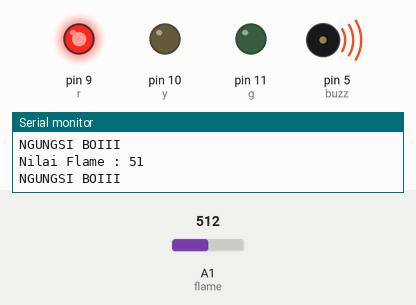
Simulated run of this sketch. Board: Arduino Uno, built with avr-gcc and run on an emulated ATmega328P. On the bench: output pins drawn as LEDs (lit = HIGH), buzzer (waves = sounding, pin HIGH), the last lines printed to the serial monitor. The test bench sets the inputs (shaded band); at power-on: A1 (flame) = 512.

Above: at 1.25 s.
1.3 s: A1 (flame) set to 526
At 1.9 s:
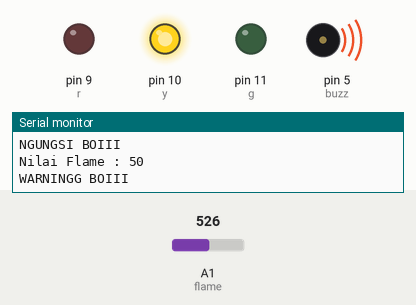
4.3 s: A1 (flame) set to 811
7.3 s: A1 (flame) set to 846
At 7.8 s:
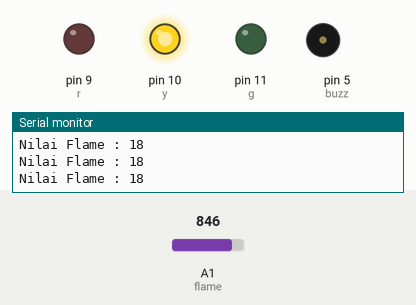
10.3 s: A1 (flame) set to 511
At 10.71 s:
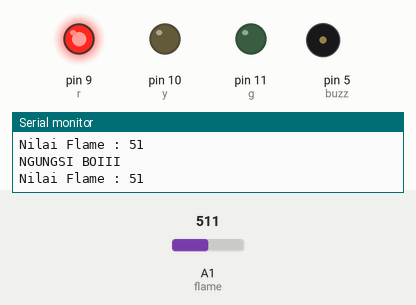
13.3 s: A1 (flame) set to 1023
At 14.4 s:
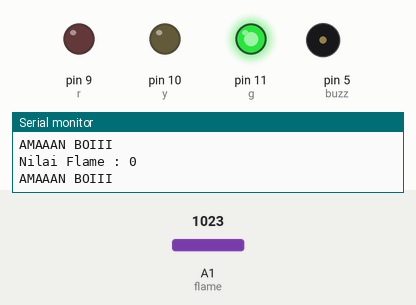
15.1 s: A1 (flame) set to 716
At 15.6 s:
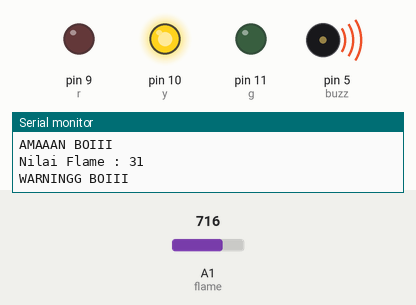
Timing chart, 0 to 19.1 s (numbered marks = the images above; inputs shaded):
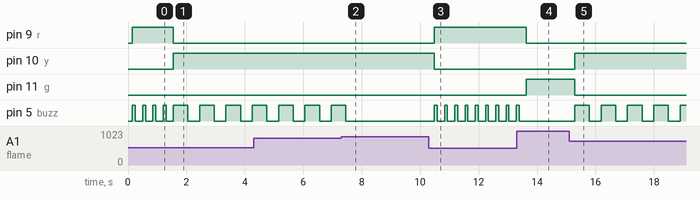

Measured:
- the behaviour switches between 518 and 519 on A1 (flame) (found by bisection; images 0 and 1)
- the behaviour switches between 827 and 828 on A1 (flame) (found by bisection; images 1 and 2)
- after the input at 1.3 s, pin 9 (r): HIGH → LOW after 0.25 s; pin 10 (y): LOW → HIGH after 0.25 s
- after the input at 7.3 s, pin 5 (buzz): goes on until 7.5 s, then stays LOW
- after the input at 10.3 s, pin 9 (r): LOW → HIGH after 0.18 s; pin 10 (y): HIGH → LOW after 0.18 s; pin 5 (buzz): alternates HIGH for 0.10 s and LOW for 0.25 s, starting after 0.18 s
- after the input at 13.3 s, pin 9 (r): HIGH → LOW after 0.34 s; pin 11 (g): LOW → HIGH after 0.34 s; pin 5 (buzz): goes on until 13.4 s, then stays LOW
- after the input at 15.1 s, pin 10 (y): LOW → HIGH after 0.20 s; pin 11 (g): HIGH → LOW after 0.20 s; pin 5 (buzz): alternates HIGH for 0.50 s and LOW for 0.40 s, starting after 0.20 s
- by itself, pin 5 (buzz): alternates HIGH for 0.50 s and LOW for 0.40 s

The sketch:

1.sensor_flame.ino
```cpp
int flame = A1;
int buzz = 5;
int r = 9;
int y = 10;
int g = 11;


void setup() {
  // put your setup code here, to run once:
pinMode(5, OUTPUT);
Serial.begin(9600);

pinMode(r, OUTPUT);
pinMode(y, OUTPUT);
pinMode(g, OUTPUT);
}

void loop() {
  // put your main code here, to run repeatedly:
  int vflame = analogRead(flame);
  vflame = map(vflame,22,1016,100,0);
  Serial.print("Nilai Flame : ");
  Serial.print(vflame);
  Serial.println();

  if(vflame == 0){
    delay(150);
    Serial.println("AMAAAN BOIII");
    digitalWrite(buzz, LOW);
    digitalWrite(r, LOW);
    digitalWrite(y, LOW);
    digitalWrite(g, HIGH);
  } else if (vflame >= 20 && vflame <=50){
    delay(150);
    Serial.println("WARNINGG BOIII");
    digitalWrite(r, LOW);
    digitalWrite(y, HIGH);
    digitalWrite(g, LOW);
    digitalWrite(buzz, HIGH);
    delay(500);
    digitalWrite(buzz, LOW);
    delay(250);
  } else if (vflame > 50){
    delay(150);
    Serial.println("NGUNGSI BOIII");
    digitalWrite(r, HIGH);
    digitalWrite(y, LOW);
    digitalWrite(g, LOW);
    digitalWrite(buzz, HIGH);
    delay(100);
    digitalWrite(buzz, LOW);
    delay(100);
  }

/*
  analogWrite(r, vflame);
  analogWrite(y, vflame);
  analogWrite(g, vflame);
*/
}
```
